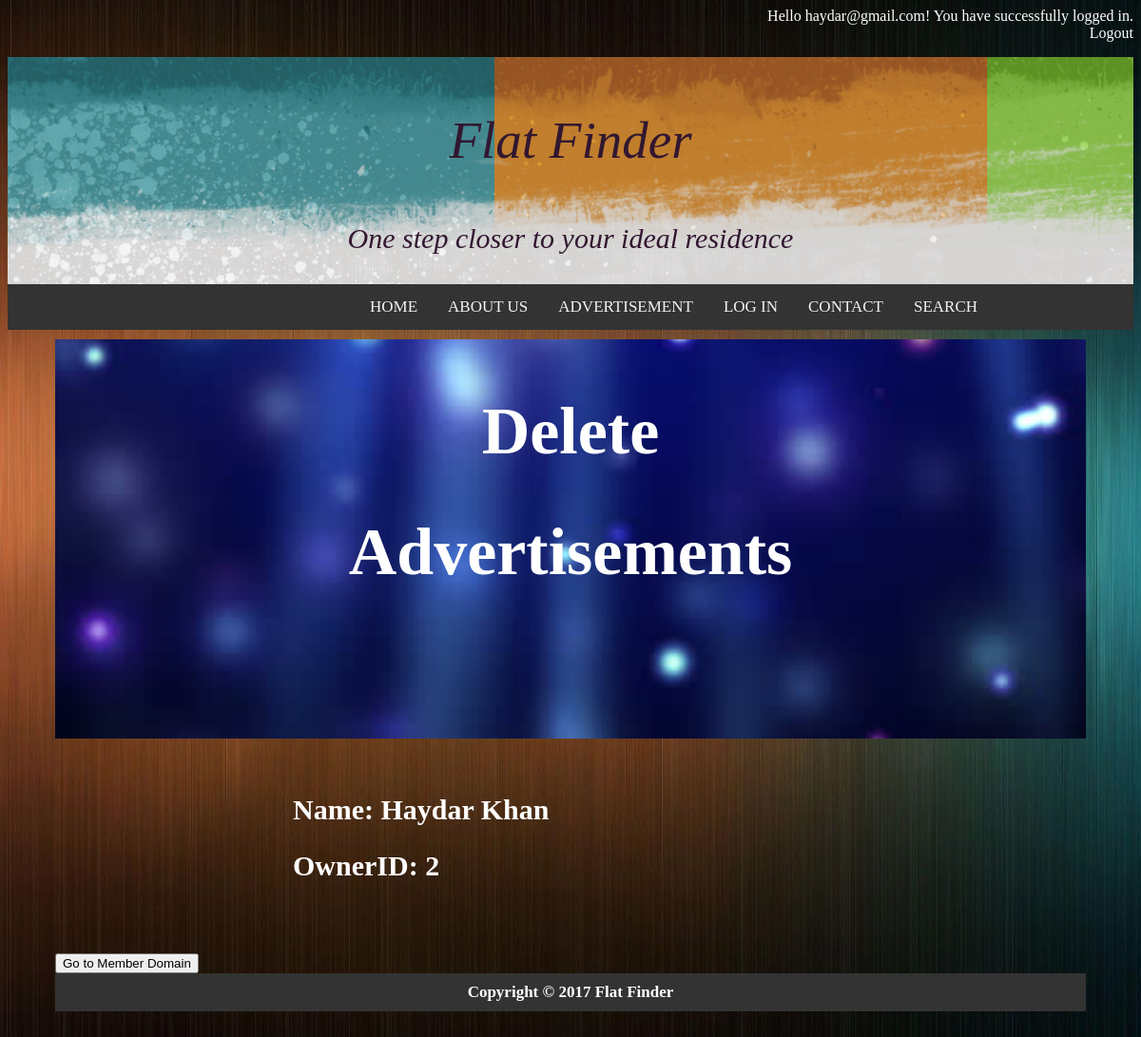
The page /delAd.php (signed in) on the database its author committed.
### tables this page shows
CREATE TABLE `register` (
  `RID` int(11) NOT NULL,
  `FName` varchar(20) NOT NULL,
  `LName` varchar(20) NOT NULL,
  `Gender` varchar(10) NOT NULL,
  `Occupation` varchar(20) NOT NULL,
  `Marital` varchar(15) NOT NULL,
  `Phone` varchar(20) NOT NULL,
  `Email` varchar(30) NOT NULL,
  `Password` varchar(40) NOT NULL,
  `Address` varchar(200) NOT NULL,
  `City` varchar(20) NOT NULL,
  `State` varchar(20) NOT NULL,
  `ZipCode` varchar(10) NOT NULL,
  `Country` varchar(20) NOT NULL,
  `Catagory` varchar(10) NOT NULL,
  `About` varchar(300) NOT NULL
);

### delAd.php (the view, shortened to what this page needs)
<?php
          echo "<p style='text-align: right;color: white'>";
          echo "Hello ".$_SESSION['email']."! "."\n";
          echo " You have successfully logged in."."\n";
          echo "<a href='logout.php' style='color: white'> Logout</a> ";
          echo "</p>";
?>
<?php
include_once("config.php");
$result1 = mysqli_query($conn,  "SELECT *
    FROM register r
    WHERE Email = '{$_SESSION['email']}'");
$res = mysqli_fetch_array($result1);
?>
<!DOCTYPE html>
<html>
<head>
<link rel="stylesheet" type="text/css" href="test1.css">
</head>
<body>
  <div class="header">
  <p id="title">Flat Finder</p>
  <p id="subtitle">One step closer to your ideal residence</p>
</div>
<div id="navbar">
                <a href="home.html">HOME</a>
                <a href="aboutUs.html">ABOUT US </a>
                <a href="advertise.php">ADVERTISEMENT</a>
                <a href="login.php">LOG IN</a>
                <a href="reportAdmin.php">CONTACT</a>
                <a href="search.php">SEARCH</a>
</div>
<div class="content">
    <div class="myAd">
  <div class="parallax">
    <h1 style="font-family:Algerian">Delete</h1>
    <h1 style="font-family:Algerian">Advertisements</h1>
     </div>
<div class="content">
  <div  >
    <div id="written">
  <br>
<?php
  echo "<h2 style='margin-left: 200px;'> Name:  ".$res['FName']." ".$res['LName']."</h2>";
      echo "<h2 style='margin-left: 200px;'> ".$res['Catagory']."ID:  ".$res['RID']. "</h2>";
 ?>
 </div>
</div>
</div>
<div>
  <a href="MemberHome.php"><button>Go to Member Domain</button> </a>
</div>
<div class="fixed-footer">
        <div class="container">Copyright &copy; 2017 Flat Finder</div>
    </div>
</body>
</html>

### test1.css (style rules this page uses)
.header { background-color: #ffffff; padding: 1px; text-align: center; font-family: Brush Script MT, Brush Script Std, cursive; font-style: oblique; color: #321730; background-image: url("header.jpg"); }
#title { font-size: 55px; }
#subtitle { font-size: 30px; }
#navbar { overflow: hidden; background-color: #333; padding-left: 365px; }
#navbar a { display: block; color: #f2f2f2; text-align: center; padding: 14px 16px; text-decoration: none; float: left; font-size: 17px; }
.content { padding: 50px; padding-top: 10px; }
.fixed-footer { width: 100%; background: #333; color: #fff; bottom: 0; padding: 10px 0; font-size: 17px; text-align: center; }
.container { width: 80%; margin: 0 auto; }

### delAd.php (style rules this page uses)
body { background-image: url('background.jpg'); height: 500px; background-attachment: fixed; background-position: center; background-repeat: no-repeat; background-size: cover; }
.parallax { background-image: url("myAd.jpg"); height: 400px; background-attachment: fixed; background-position: center; background-repeat: no-repeat; background-size: cover; text-align: center; font-size: 35px; color: white; padding: 10px; }
a { color: #336699; text-decoration: none; }
#written { margin-right: 18px; }
.myAd { height: auto; background-attachment: fixed; background-position: center; background-repeat: no-repeat; background-size: cover; color:white; font-size:20px; font-weight: bold; }

### rows shown on the page
register: FName "Haydar", LName "Khan", Catagory "Owner", RID "2"

### other values the page prints
$_SESSION['email'] "haydar@gmail.com"
